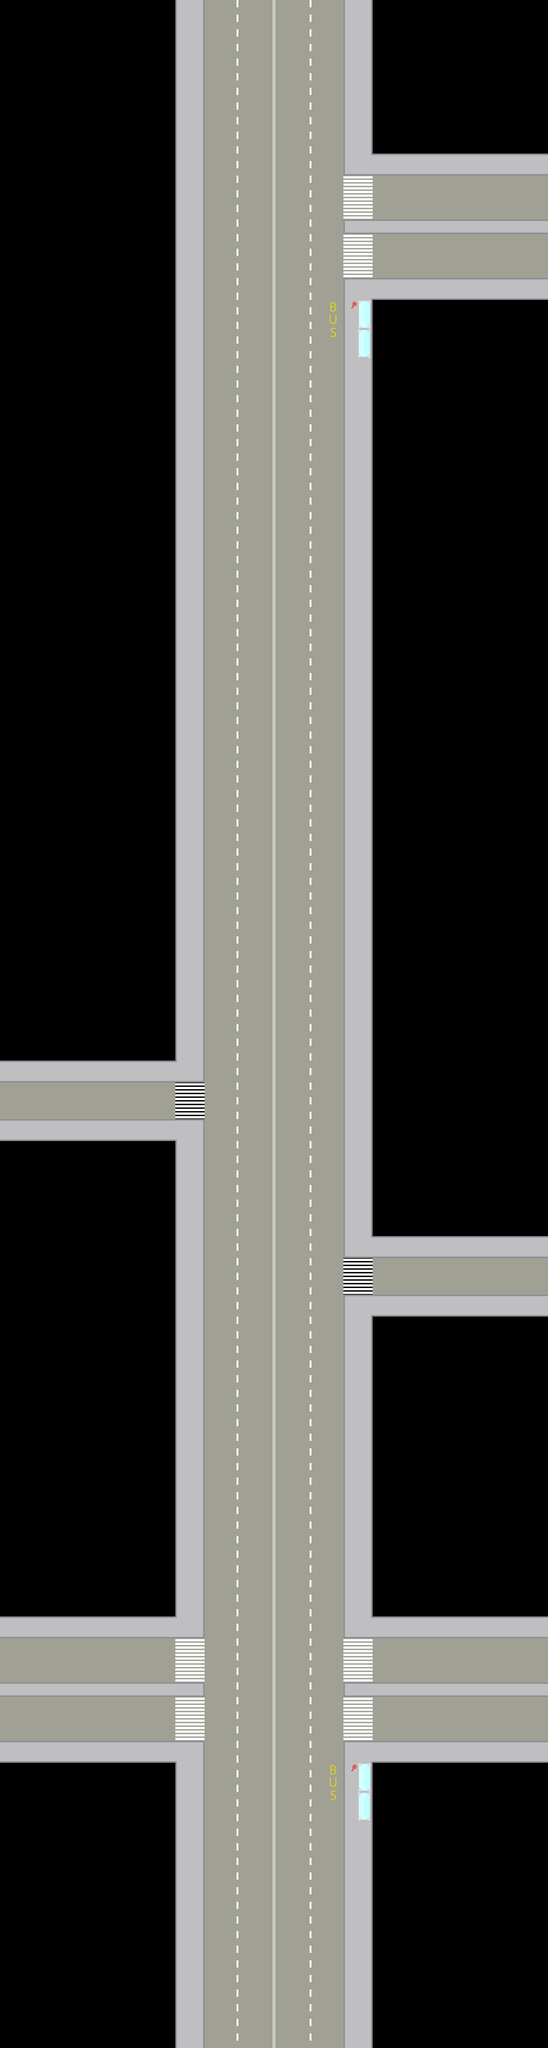

Tiled map render using the project's own tile images. Description and the map definition, with tile-layer contents summarised, below:
An orthogonal 75x280 tile map with 32x32 px tiles, 2 tile layers (Tile Layer 1, Tile Layer 2), 2 tilesets.

<map version="1.2" tiledversion="1.3.4" orientation="orthogonal" renderorder="right-down" width="75" height="280" tilewidth="32" tileheight="32" infinite="0" nextlayerid="3" nextobjectid="1">
 <tileset firstgid="1" source="../busSprite.tsx" />
 <tileset firstgid="65" source="../Stations.tsx" />
 <layer id="1" name="Tile Layer 1" width="75" height="280">
  <data>[21000 cells, 9528 non-empty, 8 distinct tile ids]</data>
 </layer>
 <layer id="2" name="Tile Layer 2" width="75" height="280">
  <data>[21000 cells, 146 non-empty, 2 distinct tile ids]</data>
 </layer>
</map>
